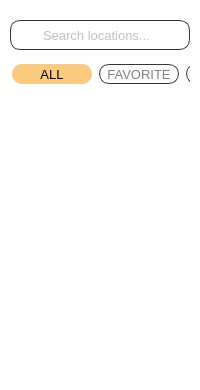
<?xml version="1.0" encoding="UTF-8"?>
<ui version="4.0">
 <class>ServerView</class>
 <widget class="QWidget" name="ServerView">
  <property name="geometry">
   <rect>
    <x>0</x>
    <y>0</y>
    <width>200</width>
    <height>390</height>
   </rect>
  </property>
  <property name="minimumSize">
   <size>
    <width>200</width>
    <height>390</height>
   </size>
  </property>
  <property name="maximumSize">
   <size>
    <width>200</width>
    <height>390</height>
   </size>
  </property>
  <property name="windowTitle">
   <string>OctoVault VPN</string>
  </property>
  <property name="styleSheet">
   <string notr="true">QWidget{
background-color: transparent;
}</string>
  </property>
  <widget class="QWidget" name="searchHolder" native="true">
   <property name="geometry">
    <rect>
     <x>10</x>
     <y>20</y>
     <width>180</width>
     <height>30</height>
    </rect>
   </property>
   <property name="styleSheet">
    <string notr="true">QWidget{
background:transparent;
border: 1px solid #36353a;
border-radius: 10px;
}</string>
   </property>
   <widget class="QLabel" name="lblSearchButton">
    <property name="geometry">
     <rect>
      <x>430</x>
      <y>10</y>
      <width>20</width>
      <height>10</height>
     </rect>
    </property>
    <property name="text">
     <string/>
    </property>
    <property name="pixmap">
     <pixmap resource="../assets/assets.qrc">:/img/images/icon_search.png</pixmap>
    </property>
    <property name="scaledContents">
     <bool>true</bool>
    </property>
    <property name="alignment">
     <set>Qt::AlignCenter</set>
    </property>
   </widget>
   <widget class="QLineEdit" name="editSearch">
    <property name="geometry">
     <rect>
      <x>30</x>
      <y>5</y>
      <width>130</width>
      <height>20</height>
     </rect>
    </property>
    <property name="font">
     <font>
      <pointsize>10</pointsize>
     </font>
    </property>
    <property name="styleSheet">
     <string notr="true">QLineEdit{
padding-left:0px;
color: #818083;
border-color:transparent;
}</string>
    </property>
    <property name="placeholderText">
     <string>Search locations...</string>
    </property>
   </widget>
   <widget class="QLabel" name="lblSearchLogo">
    <property name="geometry">
     <rect>
      <x>10</x>
      <y>8</y>
      <width>14</width>
      <height>14</height>
     </rect>
    </property>
    <property name="styleSheet">
     <string notr="true">QLabel{
border-color:transparent;
}</string>
    </property>
    <property name="text">
     <string/>
    </property>
    <property name="pixmap">
     <pixmap resource="../assets/assets.qrc">:/img/images/icon_search_gray.png</pixmap>
    </property>
    <property name="scaledContents">
     <bool>true</bool>
    </property>
   </widget>
  </widget>
  <widget class="QTreeWidget" name="treeWidget">
   <property name="geometry">
    <rect>
     <x>10</x>
     <y>100</y>
     <width>180</width>
     <height>270</height>
    </rect>
   </property>
   <property name="focusPolicy">
    <enum>Qt::StrongFocus</enum>
   </property>
   <property name="styleSheet">
    <string notr="true">QTreeWidget::item{
height: 50px;
border: 0px;  
padding: 0px;
}</string>
   </property>
   <property name="frameShape">
    <enum>QFrame::NoFrame</enum>
   </property>
   <property name="verticalScrollBarPolicy">
    <enum>Qt::ScrollBarAlwaysOff</enum>
   </property>
   <property name="horizontalScrollBarPolicy">
    <enum>Qt::ScrollBarAlwaysOff</enum>
   </property>
   <property name="autoScroll">
    <bool>true</bool>
   </property>
   <property name="autoScrollMargin">
    <number>16</number>
   </property>
   <property name="selectionMode">
    <enum>QAbstractItemView::SingleSelection</enum>
   </property>
   <property name="indentation">
    <number>0</number>
   </property>
   <property name="uniformRowHeights">
    <bool>false</bool>
   </property>
   <property name="animated">
    <bool>false</bool>
   </property>
   <property name="expandsOnDoubleClick">
    <bool>false</bool>
   </property>
   <attribute name="headerVisible">
    <bool>false</bool>
   </attribute>
   <column>
    <property name="text">
     <string notr="true">1</string>
    </property>
   </column>
  </widget>
  <widget class="QScrollArea" name="scrollArea">
   <property name="geometry">
    <rect>
     <x>10</x>
     <y>50</y>
     <width>180</width>
     <height>50</height>
    </rect>
   </property>
   <property name="sizePolicy">
    <sizepolicy hsizetype="Preferred" vsizetype="Preferred">
     <horstretch>0</horstretch>
     <verstretch>0</verstretch>
    </sizepolicy>
   </property>
   <property name="focusPolicy">
    <enum>Qt::StrongFocus</enum>
   </property>
   <property name="styleSheet">
    <string notr="true"/>
   </property>
   <property name="frameShape">
    <enum>QFrame::NoFrame</enum>
   </property>
   <property name="verticalScrollBarPolicy">
    <enum>Qt::ScrollBarAlwaysOff</enum>
   </property>
   <property name="horizontalScrollBarPolicy">
    <enum>Qt::ScrollBarAlwaysOff</enum>
   </property>
   <property name="sizeAdjustPolicy">
    <enum>QAbstractScrollArea::AdjustToContents</enum>
   </property>
   <property name="widgetResizable">
    <bool>true</bool>
   </property>
   <widget class="QWidget" name="scrollContents">
    <property name="geometry">
     <rect>
      <x>0</x>
      <y>0</y>
      <width>526</width>
      <height>40</height>
     </rect>
    </property>
    <property name="sizePolicy">
     <sizepolicy hsizetype="Fixed" vsizetype="Ignored">
      <horstretch>0</horstretch>
      <verstretch>0</verstretch>
     </sizepolicy>
    </property>
    <property name="minimumSize">
     <size>
      <width>526</width>
      <height>40</height>
     </size>
    </property>
    <property name="maximumSize">
     <size>
      <width>526</width>
      <height>40</height>
     </size>
    </property>
    <property name="styleSheet">
     <string notr="true"/>
    </property>
    <widget class="QWidget" name="horizontalLayoutWidget">
     <property name="geometry">
      <rect>
       <x>-1</x>
       <y>-1</y>
       <width>530</width>
       <height>51</height>
      </rect>
     </property>
     <layout class="QHBoxLayout" name="horizontalLayout">
      <property name="leftMargin">
       <number>2</number>
      </property>
      <property name="rightMargin">
       <number>10</number>
      </property>
      <item>
       <widget class="QPushButton" name="btnAll">
        <property name="minimumSize">
         <size>
          <width>80</width>
          <height>20</height>
         </size>
        </property>
        <property name="maximumSize">
         <size>
          <width>80</width>
          <height>20</height>
         </size>
        </property>
        <property name="font">
         <font>
          <pointsize>10</pointsize>
         </font>
        </property>
        <property name="styleSheet">
         <string notr="true">QPushButton{
background:#FACA7F;
border-radius: 10px;
color:#000000;
}</string>
        </property>
        <property name="text">
         <string>ALL</string>
        </property>
       </widget>
      </item>
      <item>
       <widget class="QPushButton" name="btnFav">
        <property name="minimumSize">
         <size>
          <width>80</width>
          <height>20</height>
         </size>
        </property>
        <property name="maximumSize">
         <size>
          <width>80</width>
          <height>20</height>
         </size>
        </property>
        <property name="font">
         <font>
          <pointsize>10</pointsize>
         </font>
        </property>
        <property name="styleSheet">
         <string notr="true">QPushButton{
border: 1px solid #36353a;
border-radius: 10px;
color:#818083;
}</string>
        </property>
        <property name="text">
         <string>FAVORITE</string>
        </property>
       </widget>
      </item>
      <item>
       <widget class="QPushButton" name="btnLastUsed">
        <property name="minimumSize">
         <size>
          <width>80</width>
          <height>20</height>
         </size>
        </property>
        <property name="maximumSize">
         <size>
          <width>80</width>
          <height>20</height>
         </size>
        </property>
        <property name="font">
         <font>
          <pointsize>10</pointsize>
         </font>
        </property>
        <property name="styleSheet">
         <string notr="true">QPushButton{
border: 1px solid #36353a;
border-radius: 10px;
color:#818083;
}</string>
        </property>
        <property name="text">
         <string>LAST USED</string>
        </property>
       </widget>
      </item>
      <item>
       <widget class="QPushButton" name="btnHighSpeed">
        <property name="minimumSize">
         <size>
          <width>80</width>
          <height>20</height>
         </size>
        </property>
        <property name="maximumSize">
         <size>
          <width>80</width>
          <height>20</height>
         </size>
        </property>
        <property name="font">
         <font>
          <pointsize>10</pointsize>
         </font>
        </property>
        <property name="styleSheet">
         <string notr="true">QPushButton{
border: 1px solid #36353a;
border-radius: 10px;
color:#818083;
}</string>
        </property>
        <property name="text">
         <string> HIGH SPEED</string>
        </property>
       </widget>
      </item>
      <item>
       <widget class="QPushButton" name="btnStreaming">
        <property name="minimumSize">
         <size>
          <width>80</width>
          <height>20</height>
         </size>
        </property>
        <property name="maximumSize">
         <size>
          <width>80</width>
          <height>20</height>
         </size>
        </property>
        <property name="font">
         <font>
          <pointsize>10</pointsize>
         </font>
        </property>
        <property name="styleSheet">
         <string notr="true">QPushButton{
border: 1px solid #36353a;
border-radius: 10px;
color:#818083;
}</string>
        </property>
        <property name="text">
         <string>STREAMING</string>
        </property>
       </widget>
      </item>
      <item>
       <widget class="QPushButton" name="btnAdBlocker">
        <property name="minimumSize">
         <size>
          <width>80</width>
          <height>20</height>
         </size>
        </property>
        <property name="maximumSize">
         <size>
          <width>80</width>
          <height>20</height>
         </size>
        </property>
        <property name="font">
         <font>
          <pointsize>10</pointsize>
         </font>
        </property>
        <property name="styleSheet">
         <string notr="true">QPushButton{
border: 1px solid #36353a;
border-radius: 10px;
color:#818083;
}</string>
        </property>
        <property name="text">
         <string>AD BLOCKER</string>
        </property>
       </widget>
      </item>
     </layout>
    </widget>
   </widget>
  </widget>
 </widget>
 <resources>
  <include location="../assets/assets.qrc"/>
 </resources>
 <connections/>
</ui>
